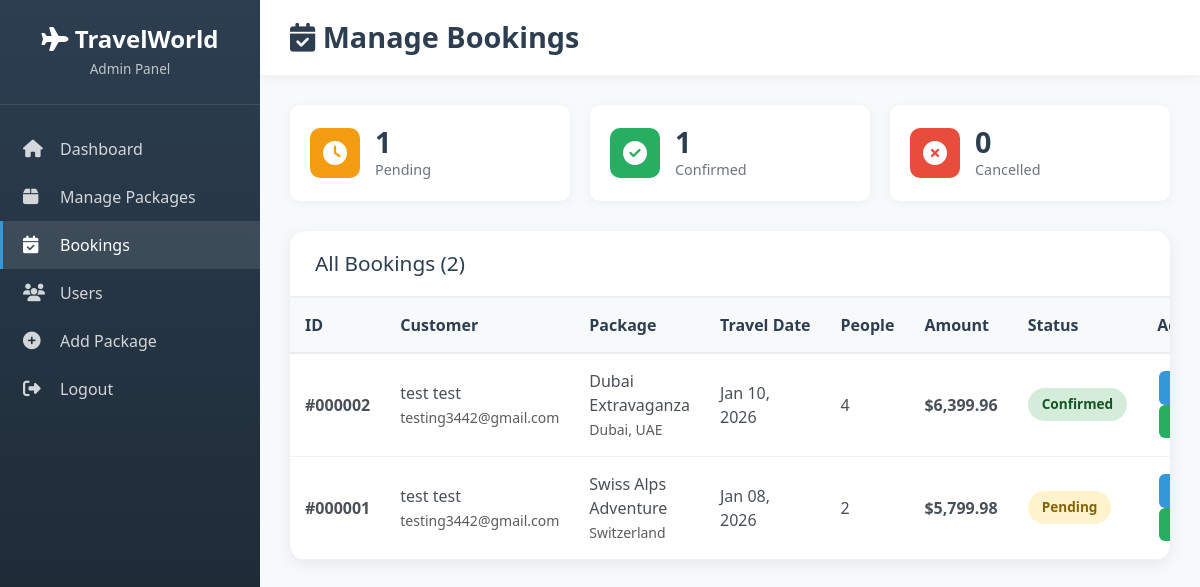
Screenshot of /admin/bookings.php (signed in) with the database file from the repository.
### tables this page shows
CREATE TABLE `bookings` (
  `id` int(11) NOT NULL,
  `user_id` int(11) NOT NULL,
  `package_id` int(11) NOT NULL,
  `booking_date` date NOT NULL,
  `number_of_people` int(11) NOT NULL,
  `total_amount` decimal(10,2) NOT NULL,
  `special_requests` text DEFAULT NULL,
  `status` enum('pending','confirmed','cancelled') DEFAULT 'pending',
  `created_at` timestamp NOT NULL DEFAULT current_timestamp()
);

CREATE TABLE `users` (
  `id` int(11) NOT NULL,
  `full_name` varchar(100) NOT NULL,
  `email` varchar(100) NOT NULL,
  `phone` varchar(20) NOT NULL,
  `password` varchar(255) NOT NULL,
  `created_at` timestamp NOT NULL DEFAULT current_timestamp()
);

CREATE TABLE `tour_packages` (
  `id` int(11) NOT NULL,
  `package_name` varchar(200) NOT NULL,
  `description` text NOT NULL,
  `destination` varchar(100) NOT NULL,
  `duration` varchar(50) NOT NULL,
  `price` decimal(10,2) NOT NULL,
  `max_people` int(11) NOT NULL,
  `image` varchar(255) DEFAULT NULL,
  `features` text DEFAULT NULL,
  `status` enum('active','inactive') DEFAULT 'active',
  `created_at` timestamp NOT NULL DEFAULT current_timestamp()
);

### admin/bookings.php (the view, shortened to what this page needs)
<?php
require_once '../config.php';
$sql = "SELECT b.*, u.full_name, u.email, u.phone, p.package_name, p.destination
        FROM bookings b
        JOIN users u ON b.user_id = u.id
        JOIN tour_packages p ON b.package_id = p.id
        ORDER BY b.created_at DESC";
$bookings = $conn->query($sql);
?>
<!DOCTYPE html>
<html lang="en">
<head>
    <link href="https://cdn.jsdelivr.net/npm/bootstrap@5.3.0/dist/css/bootstrap.min.css" rel="stylesheet">
    <link rel="stylesheet" href="https://cdnjs.cloudflare.com/ajax/libs/font-awesome/6.4.0/css/all.min.css">
</head>
<body>
    <div class="sidebar" id="sidebar">
        <div class="sidebar-header">
            <h3><i class="fas fa-plane"></i> TravelWorld</h3>
            <p>Admin Panel</p>
        </div>
        <div class="sidebar-menu">
            <a href="dashboard.php" class="menu-item">
                <i class="fas fa-home"></i>
                <span>Dashboard</span>
            </a>
            <a href="packages.php" class="menu-item">
                <i class="fas fa-box"></i>
                <span>Manage Packages</span>
            </a>
            <a href="bookings.php" class="menu-item active">
                <i class="fas fa-calendar-check"></i>
                <span>Bookings</span>
            </a>
            <a href="users.php" class="menu-item">
                <i class="fas fa-users"></i>
                <span>Users</span>
            </a>
            <a href="add-package.php" class="menu-item">
                <i class="fas fa-plus-circle"></i>
                <span>Add Package</span>
            </a>
            <a href="logout.php" class="menu-item">
                <i class="fas fa-sign-out-alt"></i>
                <span>Logout</span>
            </a>
        </div>
    </div>
    <div class="main-content">
        <div class="top-bar">
            <h1><i class="fas fa-calendar-check"></i> Manage Bookings</h1>
        </div>
        <div class="content-container">
            <?php
            $total = mysqli_num_rows($bookings);
            mysqli_data_seek($bookings, 0);
            $pending = 0;
            $confirmed = 0;
            $cancelled = 0;
            $temp_bookings = [];
            while($b = mysqli_fetch_assoc($bookings)) {
                $temp_bookings[] = $b;
                if($b['status'] == 'pending') $pending++;
                if($b['status'] == 'confirmed') $confirmed++;
            }
            ?>
            <div class="stats-row">
                <div class="stat-card">
                    <div class="stat-icon pending">
                        <i class="fas fa-clock"></i>
                    </div>
                    <div class="stat-info">
                        <h3><?= $pending; ?></h3>
                        <p>Pending</p>
                    </div>
                </div>
                <div class="stat-card">
                    <div class="stat-icon confirmed">
                        <i class="fas fa-check-circle"></i>
                    </div>
                    <div class="stat-info">
                        <h3><?= $confirmed; ?></h3>
                        <p>Confirmed</p>
                    </div>
                </div>
                <div class="stat-card">
                    <div class="stat-icon cancelled">
                        <i class="fas fa-times-circle"></i>
                    </div>
                    <div class="stat-info">
                        <h3><?= $cancelled; ?></h3>
                        <p>Cancelled</p>
                    </div>
                </div>
            </div>
            <div class="table-card">
                <div class="table-header">
                    <h3>All Bookings (<?= $total; ?>)</h3>
                </div>
                <div class="table-responsive">
                    <table class="bookings-table">
                        <thead>
                            <tr>
                                <th>ID</th>
                                <th>Customer</th>
                                <th>Package</th>
                                <th>Travel Date</th>
                                <th>People</th>
                                <th>Amount</th>
                                <th>Status</th>
                                <th>Actions</th>
                            </tr>
                        </thead>
                        <tbody>
                            <?php foreach($temp_bookings as $booking): ?>
                            <tr>
                                <td><strong>#<?= str_pad($booking['id'], 6, '0', STR_PAD_LEFT); ?></strong></td>
                                <td>
                                    <?= htmlspecialchars($booking['full_name']); ?><br>
                                    <small class="text-muted"><?= htmlspecialchars($booking['email']); ?></small>
                                </td>
                                <td>
                                    <?= htmlspecialchars($booking['package_name']); ?><br>
                                    <small class="text-muted"><?= htmlspecialchars($booking['destination']); ?></small>
                                </td>
                                <td><?= date('M d, Y', strtotime($booking['booking_date'])); ?></td>
                                <td><?= $booking['number_of_people']; ?></td>
                                <td><strong>$<?= number_format($booking['total_amount'], 2); ?></strong></td>
                                <td>
                                    <span class="status-badge <?= strtolower($booking['status']); ?>">
                                        <?= ucfirst($booking['status']); ?>
                                    </span>
                                </td>
                                <td>
                                    <button class="action-btn view" data-bs-toggle="modal"
                                            data-bs-target="#viewModal<?= $booking['id']; ?>">
                                    </button>
                                    <button class="action-btn edit" data-bs-toggle="modal"
                                            data-bs-target="#statusModal<?= $booking['id']; ?>">
                                    </button>
                                </td>
                            </tr>
                            <?php endforeach; ?>
                        </tbody>
                    </table>
                </div>
            </div>
        </div>
    </div>
</body>
</html>

### admin/bookings.php (style rules this page uses)
:root { --primary-color: #2c3e50; --secondary-color: #3498db; --accent-color: #e74c3c; --success-color: #27ae60; --warning-color: #f39c12; --sidebar-width: 260px; }
* { margin: 0; padding: 0; box-sizing: border-box; }
body { font-family: 'Segoe UI', Tahoma, Geneva, Verdana, sans-serif; background: #f8f9fa; }
.sidebar { position: fixed; left: 0; top: 0; height: 100vh; width: var(--sidebar-width); background: linear-gradient(180deg, var(--primary-color) 0%, #1a252f 100%); color: white; overflow-y: auto; transition: all 0.3s ease; z-index: 1000; }
.sidebar-header { padding: 25px 20px; text-align: center; border-bottom: 1px solid rgba(255,255,255,0.1); }
.sidebar-header h3 { font-size: 1.5rem; font-weight: bold; margin-bottom: 5px; }
.sidebar-header p { font-size: 0.85rem; opacity: 0.7; margin: 0; }
.sidebar-menu { padding: 20px 0; }
.menu-item { padding: 12px 20px; color: rgba(255,255,255,0.8); text-decoration: none; display: flex; align-items: center; gap: 12px; transition: all 0.3s ease; border-left: 3px solid transparent; }
.menu-item:hover, .menu-item.active { background: rgba(255,255,255,0.1); color: white; border-left-color: var(--secondary-color); }
.menu-item i { width: 25px; font-size: 1.1rem; }
.main-content { margin-left: var(--sidebar-width); min-height: 100vh; }
.top-bar { background: white; padding: 20px 30px; box-shadow: 0 2px 10px rgba(0,0,0,0.05); margin-bottom: 30px; }
.top-bar h1 { font-size: 1.8rem; font-weight: bold; color: var(--primary-color); margin: 0; }
.content-container { padding: 0 30px 30px; }
.stats-row { display: grid; grid-template-columns: repeat(auto-fit, minmax(200px, 1fr)); gap: 20px; margin-bottom: 30px; }
.stat-card { background: white; padding: 20px; border-radius: 10px; box-shadow: 0 2px 10px rgba(0,0,0,0.05); display: flex; align-items: center; gap: 15px; }
.stat-icon { width: 50px; height: 50px; border-radius: 10px; display: flex; align-items: center; justify-content: center; font-size: 1.5rem; color: white; }
.stat-icon.pending { background: var(--warning-color); }
.stat-icon.confirmed { background: var(--success-color); }
.stat-icon.cancelled { background: var(--accent-color); }
.stat-info h3 { font-size: 1.8rem; font-weight: bold; color: var(--primary-color); margin: 0; }
.stat-info p { font-size: 0.9rem; color: #6c757d; margin: 0; }
.table-card { background: white; border-radius: 15px; box-shadow: 0 4px 15px rgba(0,0,0,0.08); overflow: hidden; }
.table-header { padding: 20px 25px; border-bottom: 2px solid #f0f0f0; }
.table-header h3 { font-size: 1.3rem; color: var(--primary-color); margin: 0; }
.table-responsive { overflow-x: auto; }
.bookings-table { width: 100%; margin: 0; }
.bookings-table thead { background: #f8f9fa; }
.bookings-table th { padding: 15px; text-align: left; font-weight: 600; color: var(--primary-color); border-bottom: 2px solid #e9ecef; white-space: nowrap; }
.bookings-table td { padding: 15px; border-bottom: 1px solid #f0f0f0; color: #495057; }
.status-badge { padding: 6px 14px; border-radius: 20px; font-size: 0.85rem; font-weight: 600; text-transform: capitalize; display: inline-block; }
.status-badge.pending { background: #fff3cd; color: #856404; }
.status-badge.confirmed { background: #d4edda; color: #155724; }
.action-btn { padding: 6px 12px; border: none; border-radius: 6px; font-size: 0.9rem; cursor: pointer; transition: all 0.3s ease; margin: 0 2px; }
.action-btn.view { background: var(--secondary-color); color: white; }
.action-btn.edit { background: var(--success-color); color: white; }

### rows the page displays
bookings: id "000002", user.full_name "test test", user.email "testing3442@gmail.com", package.package_name "Dubai Extravaganza", package.destination "Dubai, UAE", booking_date "Jan 10, 2026", number_of_people "4", total_amount "6,399.96", status "Confirmed"
bookings: id "000001", user.full_name "test test", user.email "testing3442@gmail.com", package.package_name "Swiss Alps Adventure", package.destination "Switzerland", booking_date "Jan 08, 2026", number_of_people "2", total_amount "5,799.98", status "Pending"

### other values shown
$pending "1"
$confirmed "1"
$cancelled "0"
$total "2"
